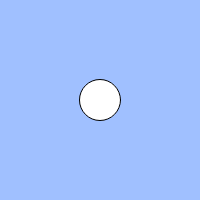
Frame 1 (no input)
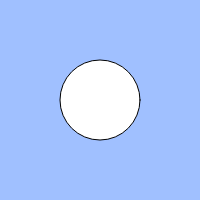
Frame 60 (no input)
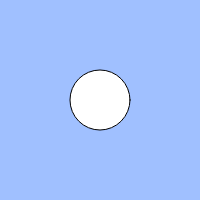
Frame 120 (the mouse pressed at the canvas centre since frame 60)

The p5.js sketch that drew these frames (run headless with seeded random() and noise() and a simulated clock; from frame 60 on, the mouse is pressed at the canvas centre):

// p5.js sketch
// ── sketch.js
// 練習問題「心臓の鼓動のように大きくなったり小さくなったりする円」
let count;
let cycle;

function setup(){
  createCanvas(200, 200);
  count = 0;
  cycle = 100;
}

function draw(){
  background(160, 192, 255);
  count = (count + 1) % cycle;
  if (count<cycle/2){
    size= count+40;
  }else{
    size= (cycle-count)+40;}// BLANK[1]
  ellipse(width / 2, height / 2, size);

  if(keyIsDown(UP_ARROW)){count=(count+5)%cycle;}
}
